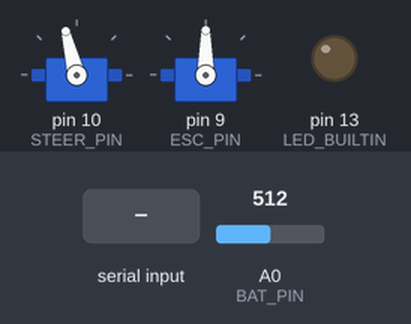
A sketch run on a simulated Arduino Uno, built with avr-gcc and run on an emulated ATmega328P. Shown: 2 × servo, output pins drawn as LEDs (lit = HIGH). The inputs (shaded band) are chosen by the test bench; at power-on: A0 (BAT_PIN) = 512. What the sketch prints to the serial monitor is not drawn.

Above: at 1.2 s.
1.3 s: "C" received over Serial
At 1.55 s:
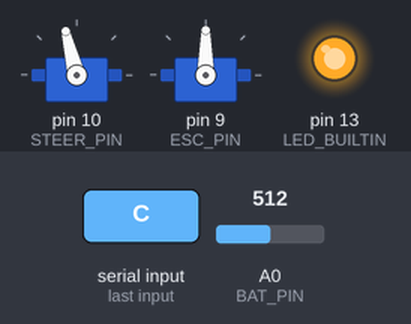
3.2 s: A0 (BAT_PIN) set to 716
5.5 s: A0 (BAT_PIN) set to 900
Timing chart, 0 to 8.5 s (numbered marks = the images above; inputs shaded):
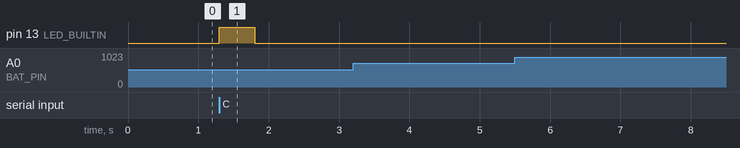

The sketch:

firmware.ino
```cpp
#include <Servo.h>

const int STEER_PIN = 10;
const int ESC_PIN = 9;
const int BAT_PIN = A0;

const int STEER_CENTER_US = 1580;
const int ESC_NEUTRAL_US = 1500;

const unsigned long COMMAND_TIMEOUT = 500;
const unsigned long ARM_HOLD_MS = 2000;
const unsigned long BAT_INTERVAL = 500;

const float ESC_FORWARD_LIMIT = 0.25f;
const float ESC_BRAKE_LIMIT = 0.55f;
const float BAT_CALIBRATION = 0.994f;

Servo steerServo;
Servo escServo;

int steerTargetUs = STEER_CENTER_US;
int escTargetUs = ESC_NEUTRAL_US;

bool linkAlive = false;
bool escArmed = false;

unsigned long armHoldStart = 0;
unsigned long lastCommandTime = 0;
unsigned long lastBatSend = 0;

int linearToPWM(byte input, bool reverse, float forwardLimit, float brakeLimit, int centerUs) {
  float x = ((float)input - 127.5f) / 127.5f;

  if (reverse) x = -x;

  if (x > 0) {
    x *= forwardLimit;
  } else {
    x *= brakeLimit;
  }

  int range = min(centerUs - 1000, 2000 - centerUs);
  int pwm = (int)((float)centerUs + x * (float)range);

  return constrain(pwm, 1000, 2000);
}

uint16_t readBatteryMillivolts() {
  long sum = 0;
  for (int i = 0; i < 16; i++) {
    sum += analogRead(BAT_PIN);
    delay(2);
  }
  int raw = sum / 16;
  float vOut = (raw / 1023.0f) * 5.0f;
  float vBat = vOut * (4.64f + 1.17f) / 1.17f * BAT_CALIBRATION;
  return (uint16_t)(vBat * 1000.0f);
}

void setup() {
  Serial.begin(115200);

  pinMode(LED_BUILTIN, OUTPUT);
  digitalWrite(LED_BUILTIN, LOW);

  steerServo.attach(STEER_PIN, 1000, 2000);
  escServo.attach(ESC_PIN, 1000, 2000);

  steerServo.writeMicroseconds(STEER_CENTER_US);
  escServo.writeMicroseconds(ESC_NEUTRAL_US);

  armHoldStart = millis();
}

void loop() {
  readCommands();

  linkAlive = lastCommandTime != 0 &&
              millis() - lastCommandTime < COMMAND_TIMEOUT;

  if (!linkAlive) {
    steerTargetUs = STEER_CENTER_US;
    escTargetUs = ESC_NEUTRAL_US;
    escArmed = false;
    armHoldStart = millis();
  }

  digitalWrite(LED_BUILTIN, linkAlive ? HIGH : LOW);

  updateArming();

  steerServo.writeMicroseconds(steerTargetUs);
  escServo.writeMicroseconds(escTargetUs);

  unsigned long now = millis();
  if (now - lastBatSend >= BAT_INTERVAL) {
    lastBatSend = now;
    uint16_t bat_mv = readBatteryMillivolts();
    Serial.write('B');
    Serial.write((byte)(bat_mv >> 8));
    Serial.write((byte)(bat_mv & 0xFF));
  }
}

void updateArming() {
  if (escArmed) return;

  escTargetUs = ESC_NEUTRAL_US;

  if (millis() - armHoldStart >= ARM_HOLD_MS) {
    escArmed = true;
  }
}

void readCommands() {
  while (Serial.available() > 0) {
    byte cmd = Serial.peek();

    if (cmd == 'D') {
      if (Serial.available() < 4) break;

      Serial.read();

      byte steerByte = Serial.read();
      byte throttleByte = Serial.read();
      byte checksum = Serial.read();

      if ((byte)(steerByte ^ throttleByte ^ 0xFF) != checksum) {
        continue;
      }

      lastCommandTime = millis();

      steerTargetUs = linearToPWM(
        steerByte,
        true,
        1.0f,
        1.0f,
        STEER_CENTER_US
      );

      if (escArmed) {
        escTargetUs = linearToPWM(
          throttleByte,
          false,
          ESC_FORWARD_LIMIT,
          ESC_BRAKE_LIMIT,
          ESC_NEUTRAL_US
        );
      } else {
        escTargetUs = ESC_NEUTRAL_US;
      }
    }
    else if (cmd == 'C') {
      Serial.read();

      lastCommandTime = millis();
      steerTargetUs = STEER_CENTER_US;
      escTargetUs = ESC_NEUTRAL_US;
    }
    else {
      Serial.read();
    }
  }
}
```

Measured:
- after the input at 1.3 s, pin 13 (LED_BUILTIN): LOW → HIGH at once, → LOW 0.50 s later
- after the input at 3.2 s, every drawn part: stays the same
- after the input at 5.5 s, every drawn part: stays the same
